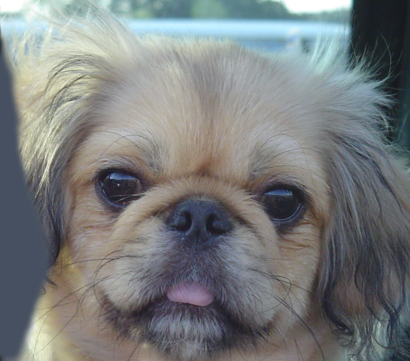
#> input picture data/image-0.png, 410 x 361 px; its folder holds only this picture in this run
$ python main.py   (older library calls are emulated)
#> lines starting #> are read from the running program, lines starting #| are printed output that depends on the picture
import cv2
import numpy as np


def non_maximum_suppression(gradient: np.ndarray, theta: np.ndarray) -> np.ndarray:
    assert gradient.ndim == 2
    assert gradient.shape == theta.shape
    gradient = gradient.copy()
    for i in range(1, gradient.shape[0] - 1):
        for j in range(1, gradient.shape[1] - 1):
            if theta[i, j] < -3 * np.pi / 8 or theta[i, j] > 3 * np.pi / 8:
                if gradient[i, j] < max(gradient[i, j - 1], gradient[i, j + 1]):
                    gradient[i, j] = 0
            elif theta[i, j] < -np.pi / 8:
                if gradient[i, j] < max(gradient[i - 1, j + 1], gradient[i + 1, j - 1]):
                    gradient[i, j] = 0
            elif theta[i, j] < np.pi / 8:
                if gradient[i, j] < max(gradient[i - 1, j], gradient[i + 1, j]):
                    gradient[i, j] = 0
            else:
                if gradient[i, j] < max(gradient[i - 1, j - 1], gradient[i + 1, j + 1]):
                    gradient[i, j] = 0
    return gradient


def apply_gaussian_smoothing(img: np.ndarray, sigma: float) -> np.ndarray:
    hsize: int = int(2 * np.ceil(3 * sigma) + 1)
    gaussian = cv2.getGaussianKernel(hsize, sigma)
    gaussian = gaussian * gaussian.T
    return cv2.filter2D(img, -1, gaussian)


def estimate_gradient(img: np.ndarray) -> tuple[np.ndarray, np.ndarray]:
    img = np.float32(img)

    sobel_x = np.array([[-1, 0, 1], [-2, 0, 2], [-1, 0, 1]])
    sobel_y = np.array([[-1, -2, -1], [0, 0, 0], [1, 2, 1]])

    imgx = cv2.filter2D(img, -1, sobel_x)
    imgy = cv2.filter2D(img, -1, sobel_y)

    gradient = np.sqrt(imgx**2 + imgy**2)
    theta = np.arctan(imgy, imgx)

    return gradient, theta


def apply_edge_detection(img: np.ndarray, sigma: float) -> np.ndarray:
    img = apply_gaussian_smoothing(img, sigma)
    gradient, theta = estimate_gradient(img)
    gradient = non_maximum_suppression(gradient, theta)
    return gradient


if __name__ == "__main__":
    import os

    data_dir = "../data"
    for filename in os.listdir(data_dir):
        img = cv2.imread(os.path.join(data_dir, filename), cv2.IMREAD_GRAYSCALE)
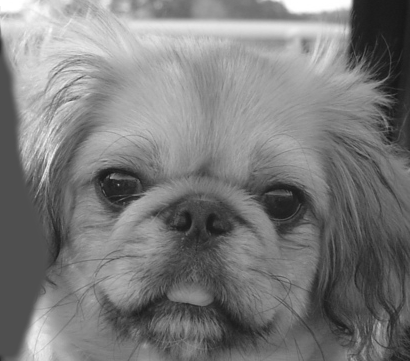
#> img: shape (361, 410); min 22, max 255, mean 123.1
        img = apply_edge_detection(img, 1.0)
#> in estimate_gradient, `theta = np.arctan(imgy, imgx)`:
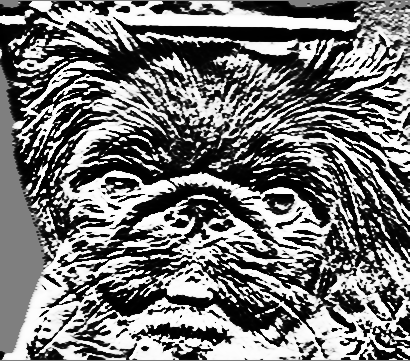
#> theta: shape (361, 410) float32; min -1.57, max 1.57, mean -0.108; drawn with min black and max white
#> after the loop in non_maximum_suppression, `for i in range(1, gradient.shape[0] - 1):`:
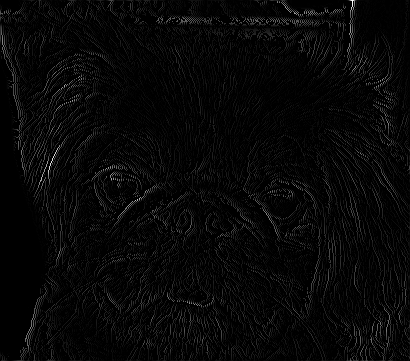
#> gradient: shape (361, 410) float32; min 0, max 352, mean 10.5; drawn with min black and max white
        gradient, theta = estimate_gradient(img)
#> in estimate_gradient (call 2), `imgx = cv2.filter2D(img, -1, sobel_x)`:
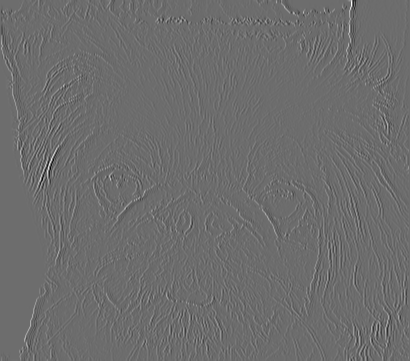
#> imgx: shape (361, 410) float32; min -1037.2, max 1384.7, mean 0.1; drawn with min black and max white
#> in estimate_gradient (call 2), `imgy = cv2.filter2D(img, -1, sobel_y)`:
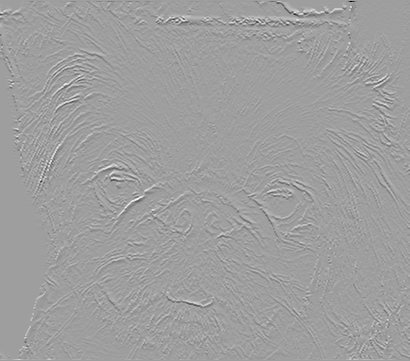
#> imgy: shape (361, 410) float32; min -896, max 543.2, mean 0; drawn with min black and max white
#> in estimate_gradient (call 2), `theta = np.arctan(imgy, imgx)`:
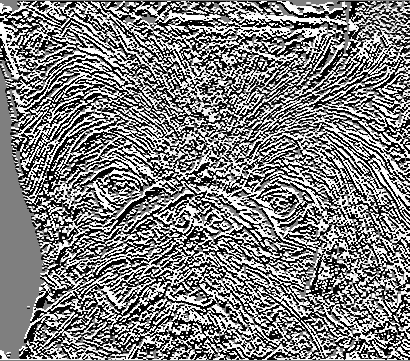
#> theta: shape (361, 410) float32; min -1.57, max 1.57, mean 0.00164; drawn with min black and max white

        cv2.imwrite(
            f"gradient-magnitude-{filename}",
            cv2.normalize(gradient, None, 0, 255, cv2.NORM_MINMAX, cv2.CV_8U),
        )
        cv2.imwrite(
            f"gradient-orientation-{filename}",
            cv2.normalize(theta, None, 0, 255, cv2.NORM_MINMAX, cv2.CV_8U),
        )

        edge = non_maximum_suppression(gradient, theta)
        cv2.imwrite(
            f"edge-detected-{filename}",
            cv2.normalize(edge, None, 0, 255, cv2.NORM_MINMAX, cv2.CV_8U),
        )
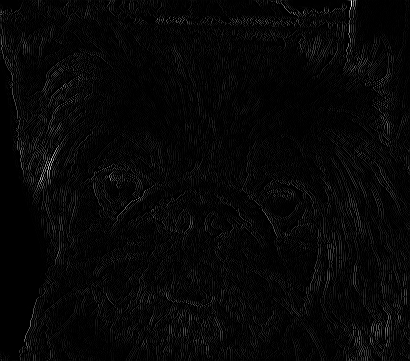
#> saved as edge-detected-image-0.png: shape (361, 410); min 0, max 255, mean 6.8

$ run again, on data/image-1.png
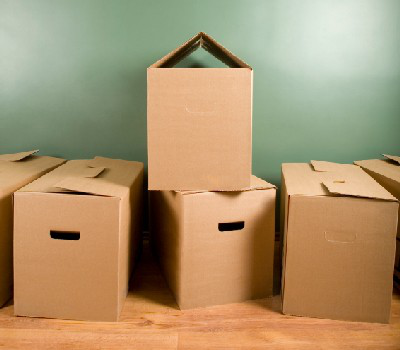
#> input picture data/image-1.png, 400 x 350 px
#> in estimate_gradient (call 2), `theta = np.arctan(imgy, imgx)`:
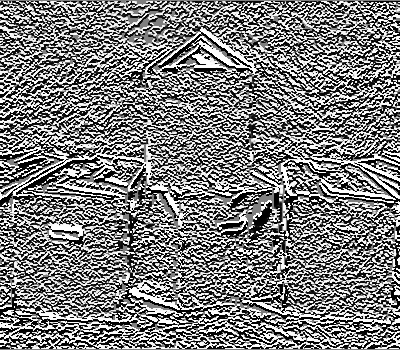
#> theta: shape (350, 400) float32; min -1.57, max 1.57, mean -0.00914; drawn with min black and max white
#> after the loop in non_maximum_suppression (call 2), `for i in range(1, gradient.shape[0] - 1):`:
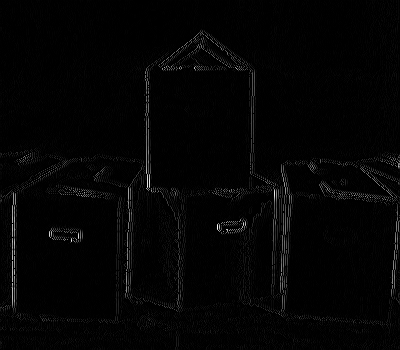
#> gradient: shape (350, 400) float32; min 0, max 1864.3, mean 31.6; drawn with min black and max white

$ run again, on data/image-2.png
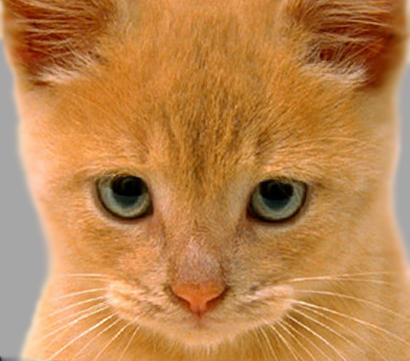
#> input picture data/image-2.png, 410 x 361 px
#> in estimate_gradient (call 2), `theta = np.arctan(imgy, imgx)`:
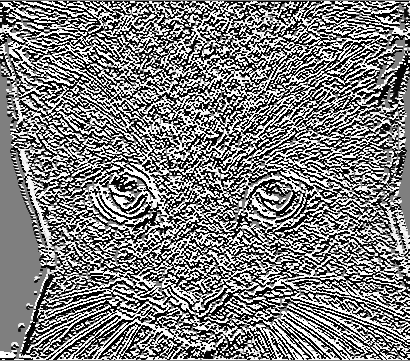
#> theta: shape (361, 410) float32; min -1.57, max 1.57, mean -0.00338; drawn with min black and max white
#> after the loop in non_maximum_suppression (call 2), `for i in range(1, gradient.shape[0] - 1):`:
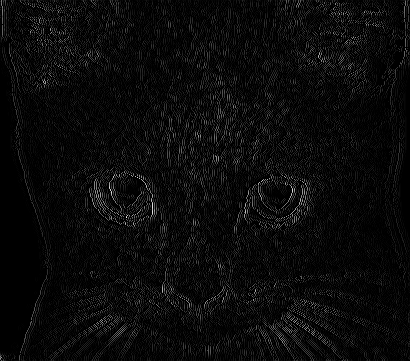
#> gradient: shape (361, 410) float32; min 0, max 957.2, mean 41.4; drawn with min black and max white
